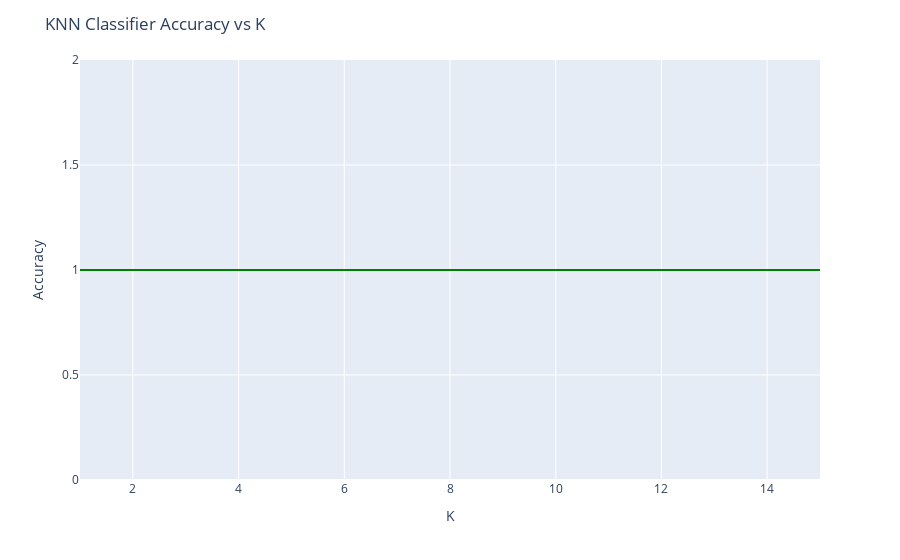

Notebook source saved alongside this figure:
### Code cell
fig = px.line(x=range(1,16,2), y=arr, line_shape='linear')
fig.layout.update(title='KNN Classifier Accuracy vs K', xaxis_title='K', yaxis_title='Accuracy')    
fig.update_traces(line=dict(color='green'))
fig.show()

### Figure 1 — Plotly figure (JSON) as saved in the notebook; plotly's stock layout.template omitted (floating-point values rounded to 4 significant figures)
{"data": [{"hovertemplate": "x=%{x}<br>y=%{y}<extra></extra>", "legendgroup": "", "line": {"color": "green", "dash": "solid", "shape": "linear"}, "marker": {"symbol": "circle"}, "mode": "lines", "name": "", "orientation": "v", "showlegend": false, "type": "scatter", "x": [1, 3, 5, 7, 9, 11, 13, 15], "xaxis": "x", "y": [1, 1, 1, 1, 1, 1, 1, 1], "yaxis": "y"}], "layout": {"legend": {"tracegroupgap": 0}, "margin": {"t": 60}, "title": {"text": "KNN Classifier Accuracy vs K"}, "xaxis": {"anchor": "y", "domain": [0, 1], "title": {"text": "K"}}, "yaxis": {"anchor": "x", "domain": [0, 1], "title": {"text": "Accuracy"}}}}
